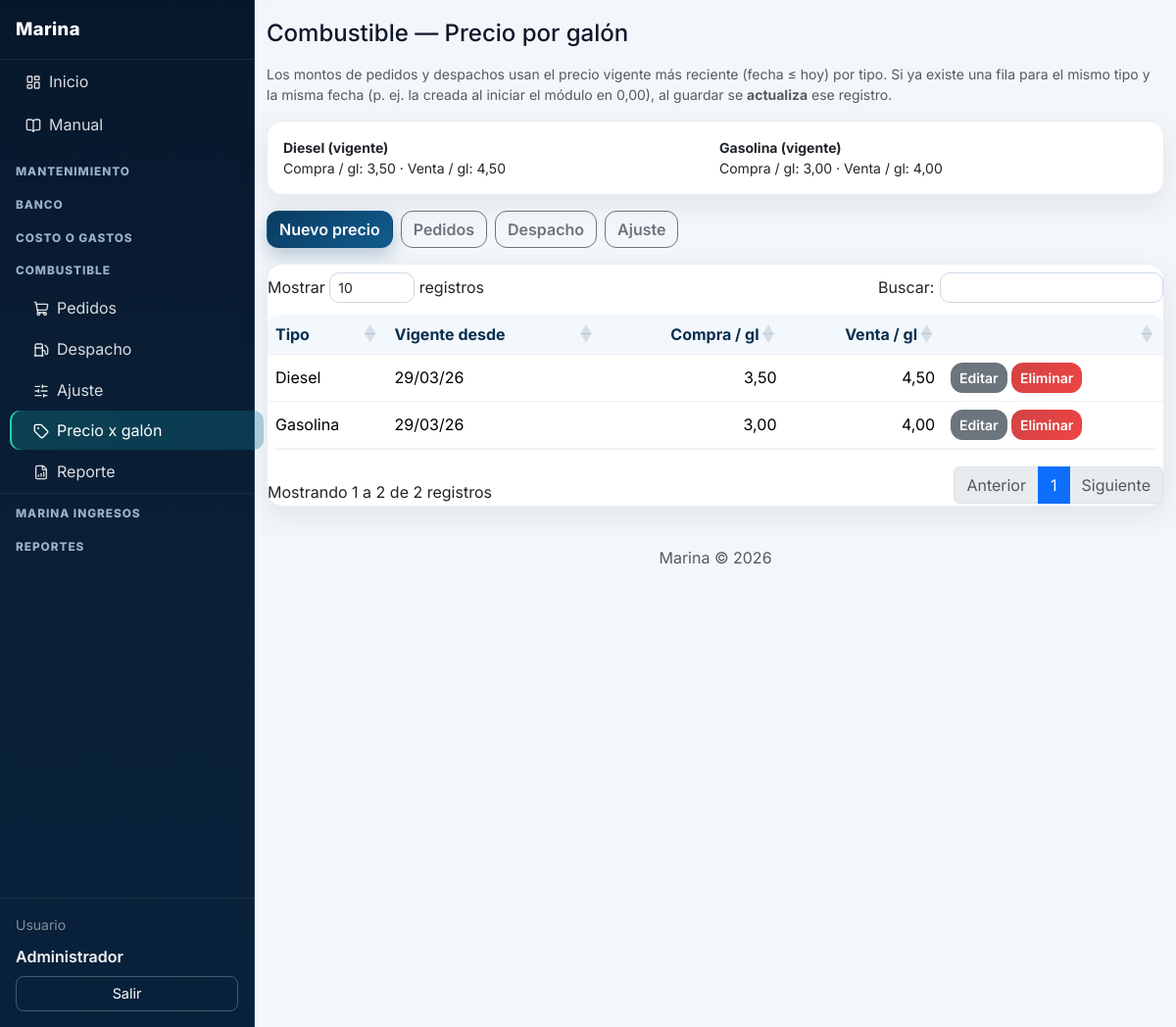
The app's page /index.php?p=combustible-precios (signed in) with its own data.
### tables this page shows
CREATE TABLE IF NOT EXISTS combustible_precios (
  id INT UNSIGNED AUTO_INCREMENT PRIMARY KEY,
  tipo_combustible VARCHAR(20) NOT NULL,
  precio_compra_galon DECIMAL(14,4) NOT NULL DEFAULT 0,
  precio_venta_galon DECIMAL(14,4) NOT NULL DEFAULT 0,
  vigente_desde DATE NOT NULL,
  created_at DATETIME NOT NULL DEFAULT CURRENT_TIMESTAMP,
  updated_at DATETIME NOT NULL DEFAULT CURRENT_TIMESTAMP ON UPDATE CURRENT_TIMESTAMP,
  created_by INT UNSIGNED NULL,
  updated_by INT UNSIGNED NULL,
  UNIQUE KEY uk_comb_precio (tipo_combustible, vigente_desde)
);

### index.php (called while the page is built, shortened)
<?php
require_once __DIR__ . '/includes/funciones.php';
$p = trim($_GET['p'] ?? 'dashboard');
$p = preg_replace('/[^a-z0-9_-]/', '', $p) ?: 'dashboard';
$pagina = __DIR__ . '/pages/' . $p . '.php';
require $pagina;

### includes/funciones.php (called while the page is built, shortened)
<?php
function e(string $s): string {
    return htmlspecialchars($s, ENT_QUOTES, 'UTF-8');
}
function fechaFormato(?string $fecha, string $formato = MARINA_FMT_FECHA_PANTALLA): string {
    $t = strtotime($fecha);
    return $t ? date($formato, $t) : $fecha;
}
function dinero(float $n): string {
    return number_format($n, 2, ',', '.');
}

### includes/combustible_helpers.php (called while the page is built, shortened)
<?php
function marina_combustible_precios_vigentes(PDO $pdo): array
{
    $out = [
        'diesel' => ['compra' => 0.0, 'venta' => 0.0],
        'gasolina' => ['compra' => 0.0, 'venta' => 0.0],
    ];
    try {
        foreach (['diesel', 'gasolina'] as $tipo) {
            $st = $pdo->prepare("
                SELECT precio_compra_galon, precio_venta_galon
                FROM combustible_precios
                WHERE tipo_combustible = ?
                ORDER BY vigente_desde DESC, id DESC
                LIMIT 1
            ");
            $st->execute([$tipo]);
            $r = $st->fetch(PDO::FETCH_ASSOC);
            if ($r) {
                $out[$tipo]['compra'] = (float) $r['precio_compra_galon'];
                $out[$tipo]['venta'] = (float) $r['precio_venta_galon'];
            }
        }
    } catch (Throwable $e) {
    }
    return $out;
}

### pages/combustible-precios.php (the view, shortened to what this page needs)
<?php
$pdo = getDb();
require_once __DIR__ . '/../includes/combustible_helpers.php';
$vigentes = marina_combustible_precios_vigentes($pdo);
require_once __DIR__ . '/../includes/layout.php';
?>
<h1 class="h4 mb-3">Combustible — Precio por galón</h1>
<p class="text-muted small mb-3">Los montos de pedidos y despachos usan el precio vigente más reciente (fecha ≤ hoy) por tipo. Si ya existe una fila para el mismo tipo y la misma fecha (p. ej. la creada al iniciar el módulo en 0,00), al guardar se <strong>actualiza</strong> ese registro.</p>
<div class="card p-3 mb-3">
    <div class="row g-2 small">
        <?php foreach (MARINA_COMB_TIPOS as $k => $label): ?>
            <div class="col-md-6">
                <strong><?= e($label) ?> (vigente)</strong><br>
                Compra / gl: <?= dinero($vigentes[$k]['compra']) ?> · Venta / gl: <?= dinero($vigentes[$k]['venta']) ?>
            </div>
        <?php endforeach; ?>
    </div>
</div>
<div class="toolbar d-flex gap-2 mb-3">
    <button type="button" class="btn btn-primary" id="btnNuevoPrecio">Nuevo precio</button>
    <a class="btn btn-outline-secondary" href="<?= MARINA_URL ?>/index.php?p=combustible-pedidos">Pedidos</a>
    <a class="btn btn-outline-secondary" href="<?= MARINA_URL ?>/index.php?p=combustible-despacho">Despacho</a>
    <a class="btn btn-outline-secondary" href="<?= MARINA_URL ?>/index.php?p=combustible-ajuste">Ajuste</a>
</div>
<div class="card p-0">
    <div class="table-responsive">
        <table class="table table-hover align-middle mb-0">
            <thead><tr><th>Tipo</th><th>Vigente desde</th><th class="text-end">Compra / gl</th><th class="text-end">Venta / gl</th><th></th></tr></thead>
            <tbody>
            <?php
            $st = $pdo->query('SELECT * FROM combustible_precios ORDER BY tipo_combustible, vigente_desde DESC, id DESC');
            while ($r = $st->fetch(PDO::FETCH_ASSOC)): ?>
                <tr>
                    <td><?= e(MARINA_COMB_TIPOS[$r['tipo_combustible']] ?? $r['tipo_combustible']) ?></td>
                    <td><?= fechaFormato($r['vigente_desde']) ?></td>
                    <td class="text-end"><?= dinero((float) $r['precio_compra_galon']) ?></td>
                    <td class="text-end"><?= dinero((float) $r['precio_venta_galon']) ?></td>
                    <td class="text-nowrap">
                        <button type="button" class="btn btn-sm btn-secondary btn-editar-precio"
                            data-precio="<?= htmlspecialchars(json_encode([
                                'id' => (int) $r['id'],
                                'tipo_combustible' => $r['tipo_combustible'],
                                'vigente_desde' => $r['vigente_desde'],
                                'precio_compra_galon' => (string) $r['precio_compra_galon'],
                                'precio_venta_galon' => (string) $r['precio_venta_galon'],
                            ], JSON_UNESCAPED_UNICODE), ENT_QUOTES, 'UTF-8') ?>">Editar</button>
                        <button type="button" class="btn btn-sm btn-danger btn-eliminar-precio"
                            data-bs-toggle="modal" data-bs-target="#modalEliminarPrecio"
                            data-id="<?= (int) $r['id'] ?>"
                            data-label="<?= e((MARINA_COMB_TIPOS[$r['tipo_combustible']] ?? $r['tipo_combustible']) . ' — ' . fechaFormato($r['vigente_desde'])) ?>">Eliminar</button>
                    </td>
                </tr>
            <?php endwhile; ?>
            </tbody>
        </table>
    </div>
</div>
<?php require_once __DIR__ . '/../includes/footer.php'; ?>

### assets/css/estilos.css (style rules this page uses)
body { font-family: system-ui, -apple-system, Segoe UI, Roboto, Arial, sans-serif; background: #f4f6f9; }
.toolbar { margin-bottom: 1rem; }
table { background: #fff; border-radius: .75rem; overflow: hidden; box-shadow: 0 1px 3px rgba(0, 0, 0, 0.06); }
th, td { padding: .75rem 1rem; border-bottom: 1px solid #edf0f4; }
th { background: #f8fafc; font-weight: 700; }
.dataTables_wrapper table.dataTable { margin-top: .25rem !important; margin-bottom: .25rem !important; }
:root { --bg-main: #f3f7fb; --surface: #ffffff; --surface-soft: #f8fbff; --text-main: #0f172a; --text-soft: #64748b; --brand-1: #0a3d62; --brand-2: #0ea5a6; --ok: #0f9f64; --danger: #d14343; --radius-lg: 16px; --radius-md: 12px; --shadow-soft: 0 10px 30px rgba(15, 23, 42, 0.08); }
body { font-family: "Inter", system-ui, -apple-system, Segoe UI, Roboto, Arial, sans-serif; color: var(--text-main); background: radial-gradient(1200px 600px at -10% -10%, rgba(14, 165, 166, 0.16), transparent 40%), radial-gradient(900px 500px at 120% -20%, rgba(10, 61, 98, 0.2), transparent 35%), var(--bg-main); }
.card { border: 1px solid rgba(148, 163, 184, 0.2); border-radius: var(--radius-lg); box-shadow: var(--shadow-soft); }
.btn { border-radius: 12px; font-weight: 600; transition: transform .16s ease, box-shadow .16s ease, opacity .16s ease; }
.btn-primary { background: linear-gradient(135deg, var(--brand-1), #125c8f); border-color: transparent; box-shadow: 0 8px 18px rgba(10, 61, 98, .25); }
.btn-danger { background: linear-gradient(135deg, #d14343, #ef4444); border-color: transparent; }
.dataTables_wrapper table.dataTable thead th { background: #f3f8fd !important; color: #0a2f4e; }

### records on screen
combustible_precios: tipo_combustible "Diesel", vigente_desde "29/03/26", precio_compra_galon "3,50", precio_venta_galon "4,50"
combustible_precios: tipo_combustible "Gasolina", vigente_desde "29/03/26", precio_compra_galon "3,00", precio_venta_galon "4,00"

### other values on screen
$nombre_usuario "Administrador"
$label "Diesel"
dinero($vigentes[$k]['compra']) "3,50"
dinero($vigentes[$k]['venta']) "4,50"
$label "Gasolina"
dinero($vigentes[$k]['compra']) "3,00"
dinero($vigentes[$k]['venta']) "4,00"
